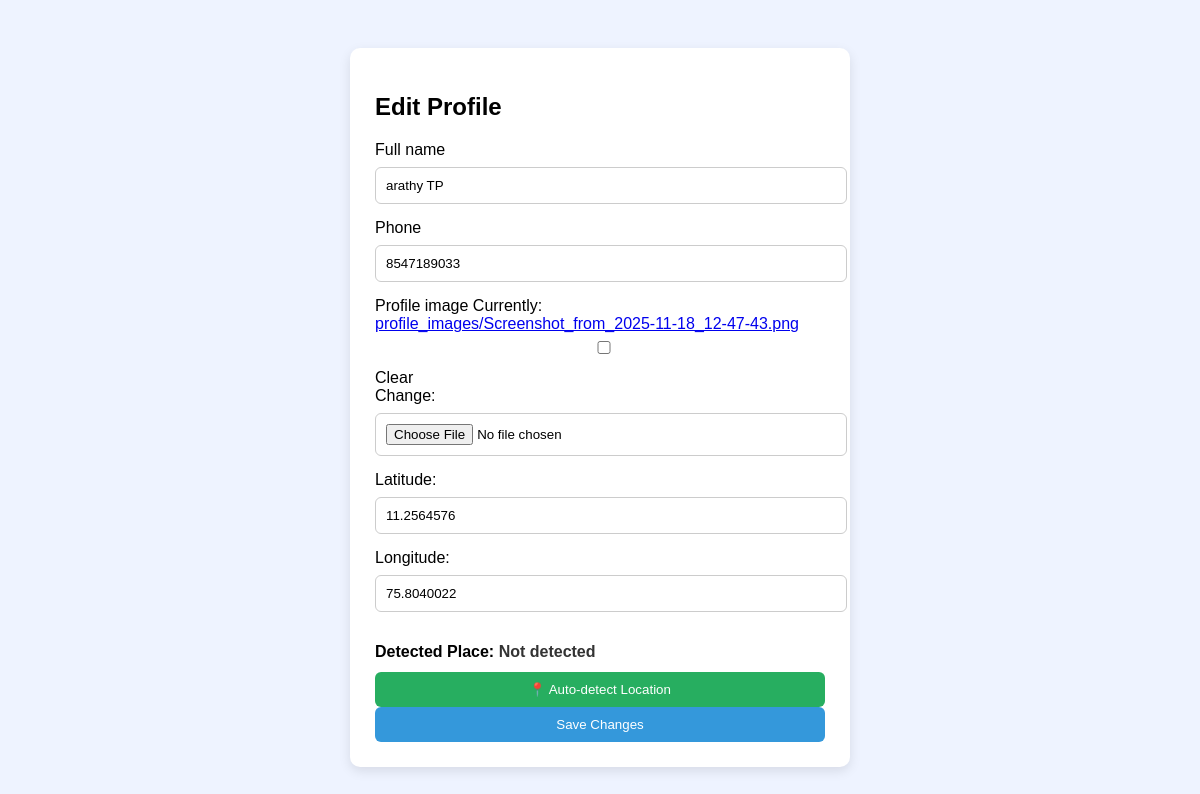
Before: /profile/edit/ (signed in) with the older database file.
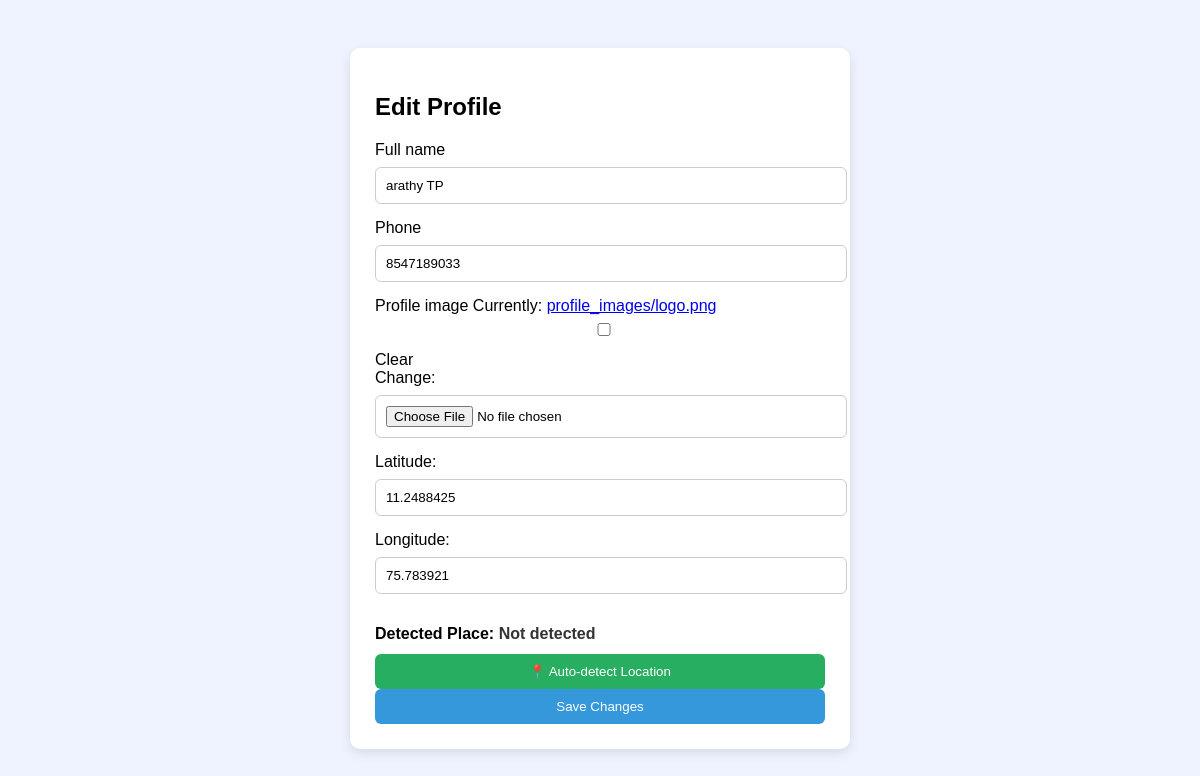
After: the same page with the newer database file.
### shop/models.py (models this page shows, shortened)
class Profile(models.Model):
    user = models.OneToOneField(User, on_delete=models.CASCADE)
    full_name = models.CharField(max_length=255, default="User")
    phone = models.CharField(max_length=20, blank=True, null=True)
    profile_image = models.ImageField(upload_to="profile_images/", blank=True, null=True)
    latitude = models.CharField(max_length=100, blank=True, null=True)
    longitude = models.CharField(max_length=100, blank=True, null=True)

### shop/views.py (the view)
# urls.py: path("profile/edit/", views.edit_profile, name="edit_profile"),
@login_required
def edit_profile(request):
    profile = request.user.profile
    if request.method == "POST":
        form = ProfileForm(request.POST, request.FILES, instance=profile)
        if form.is_valid():
            profile = form.save(commit=False)
            profile.latitude = request.POST.get("latitude")
            profile.longitude = request.POST.get("longitude")
            profile.save()
            messages.success(request, "Profile updated successfully!")
            return redirect("profile")
        else:
            messages.error(request, "Invalid data submitted!")
    else:
        form = ProfileForm(instance=profile)
    return render(request, "edit_profile.html", {"form": form, "profile": profile})

### shop/forms.py
class ProfileForm(forms.ModelForm):
    class Meta:
        model = Profile
        fields = ['full_name', 'phone', 'profile_image']

### shop/templates/edit_profile.html (shortened to what this page needs)
{% load static %}
<!DOCTYPE html>
<html>
<head>
</head>
<body>
<div class="form-box">
    <h2>Edit Profile</h2>
    <form method="POST" enctype="multipart/form-data">
        {{ form.full_name.label }}
        {{ form.full_name }}
        {{ form.phone.label }}
        {{ form.phone }}
        {{ form.profile_image.label }}
        {{ form.profile_image }}
        <label>Latitude:</label>
        <input type="text" id="latitude" name="latitude" value="{{ profile.latitude }}" readonly>
        <label>Longitude:</label>
        <input type="text" id="longitude" name="longitude" value="{{ profile.longitude }}" readonly>
        <p><strong>Detected Place:</strong> <span id="place_result">Not detected</span></p>
        <button type="button" id="detectBtn">📍 Auto-detect Location</button>
        <button type="submit">Save Changes</button>
    </form>
</div>
</body>
</html>

Changed rows visible on the page:
changed Profile "arathy TP": latitude "11.2564576" → "11.2488425"; longitude "75.8040022" → "75.783921"
Other visible differences:
text no longer shown: "Currently: profile_images/Screenshot_from_2025-11-18_12-47-43.png Clear Change:"
text now shown: "Currently: profile_images/logo.png Clear Change:"
